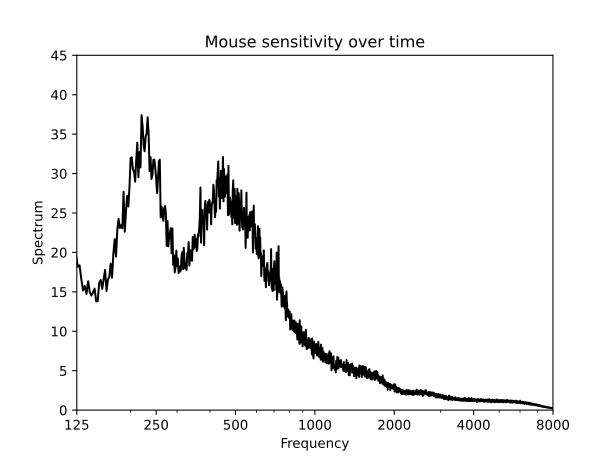

Source code (Python):
import matplotlib.pyplot as plt 
import numpy as np
import csv 
  
x = [] 
y_n = [] 
y_gt = [] 
y_f = [] 

# 4 columns: frequency, avgNoisy, avgData_PSD, postFiltering
# Frequency: in Hz
# avgNoisy: Spectrum before any filtering
# avgData: Spectrum in ground truth
# postFiltering: Spectrum after Wiener
  
with open('spectrum.csv','r') as cf: 
    data = csv.reader(cf, delimiter = ',') 

      
    for row in data: 
        if row[0] == 'frequency':
            continue
        x.append(float(row[0])) 
        # y_n.append(float(row[1])) 
        y_gt.append(float(row[2])) 
        y_f.append(float(row[3])) 

from scipy.interpolate import make_interp_spline, BSpline
x_smooth = np.linspace(np.array(x).min(), np.array(x).max(), 4000) 

spl = make_interp_spline(x, y_f, k=3)  # type: BSpline
y_f_smooth = spl(x_smooth)
  
ax = plt.gca()
ax.plot(x_smooth, y_f_smooth, color = 'black')
plt.xlabel('Frequency') 
plt.ylabel('Spectrum') 

from matplotlib.ticker import ScalarFormatter
plt.xscale("log")
ax.set_xticks([125,250,500, 1000,2000, 4000,8000])
ax.get_xaxis().set_major_formatter(ScalarFormatter())
ax.set_xlim([125,8000])

plt.ylim(0,45)
plt.title('Mouse sensitivity over time') 
plt.savefig("spectrum.svg", format="svg")
plt.show()
